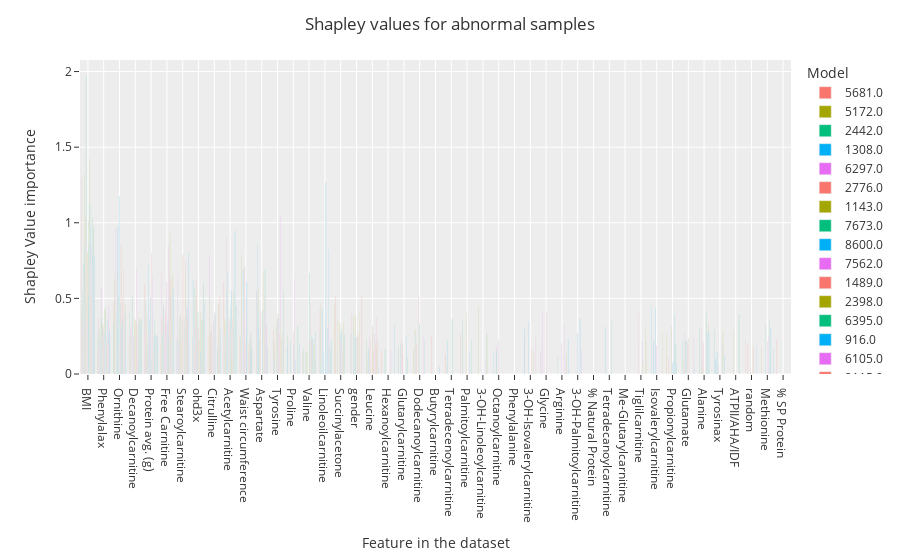
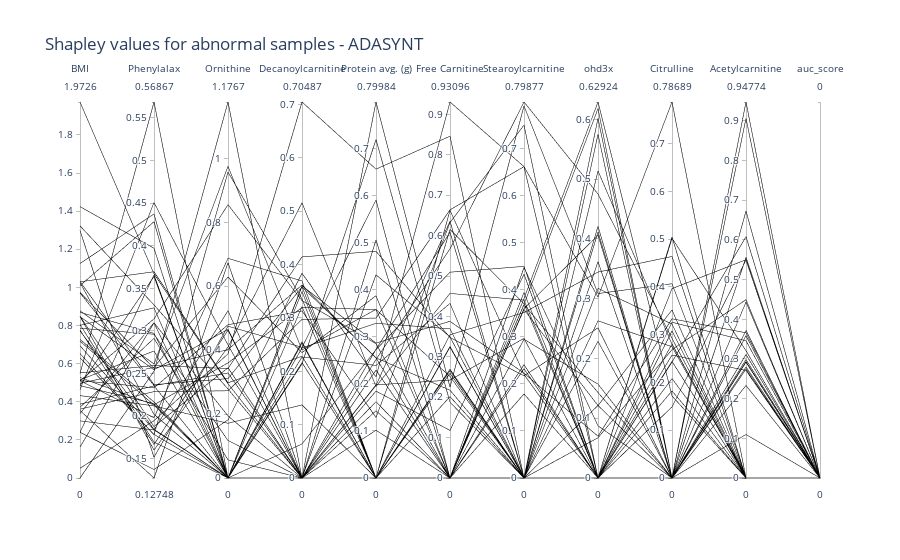

The code cell stored with these charts, in order, in its notebook:
### Code cell
make_ranking_plots(study_real_sampling, get_median_dict(study_real), data ="_best_artifact/optuna/data.csv", CUTOFF_AUC =.9, CUTOFF_PHE=.0)
